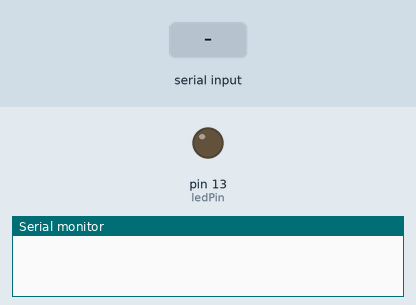
A sketch run on a simulated Arduino Uno, built with avr-gcc and run on an emulated ATmega328P. On the bench: output pins drawn as LEDs (lit = HIGH), the last lines printed to the serial monitor. The inputs (shaded band) are chosen by the test bench.

Above: at 1.2 s.
1.3 s: "H" received over Serial
At 2.2 s:
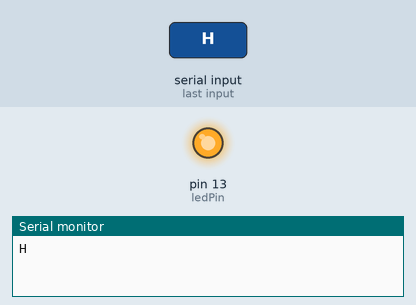
4.3 s: "L" received over Serial
At 5.6 s:
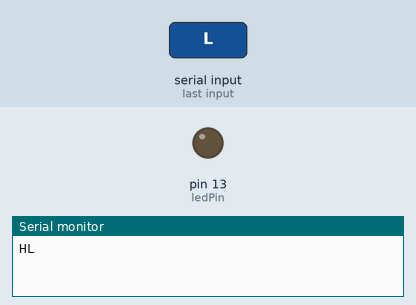
Timing chart, 0 to 7.3 s (numbered marks = the images above; inputs shaded):
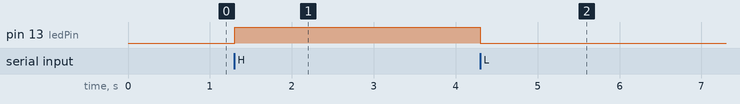

The sketch:

Exercise_2_2.ino
```cpp
const int ledPin = 13;
int incomingByte;

void setup() {
  // put your setup code here, to run once:
  Serial.begin(9600);
  pinMode(ledPin, OUTPUT);
}

void loop() {
  // put your main code here, to run repeatedly:
  if (Serial.available() > 0) {
    incomingByte = Serial.read();
    Serial.write(incomingByte);
    if ((incomingByte == 'H') || (incomingByte == 'h')) {
      digitalWrite(ledPin, HIGH);
    } else if ((incomingByte == 'L') || (incomingByte == 'l')) {
      digitalWrite(ledPin, LOW);
    } else {
      Serial.write("error\n");
    }
  }
}
```

Measured:
- after the input at 1.3 s, pin 13 (ledPin): LOW → HIGH at once
- after the input at 4.3 s, pin 13 (ledPin): HIGH → LOW at once
